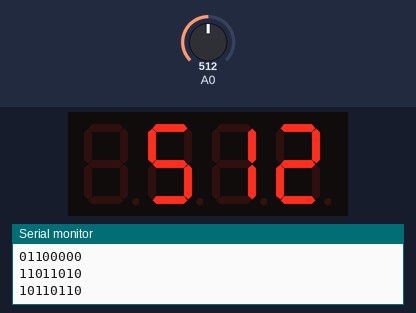
Simulated run of this sketch. Board: Arduino Uno, built with avr-gcc and run on an emulated ATmega328P. Shown: 4-digit seven-segment display, the last lines printed to the serial monitor. Wiring (inferred from the names in the program): 4-digit 7-segment display, segments lit when LOW: segments pin 6, pin 7, pin 8, pin 9, pin 10, pin 11, pin 12, pin 13; digit selects pin 2, pin 3, pin 4, pin 5. The test bench sets the inputs (shaded band); at power-on: A0 = 512. The segment pins are drawn as the display they are named for.

Above: at 1.2 s.
1.3 s: A0 set to 1023
At 1.39 s:
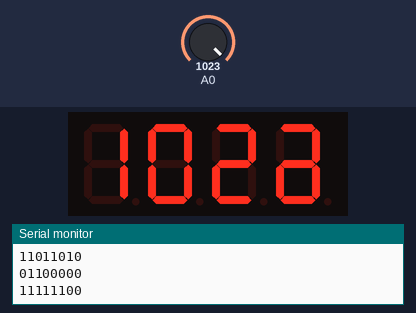
2.9 s: A0 set to 989
At 3.6 s:
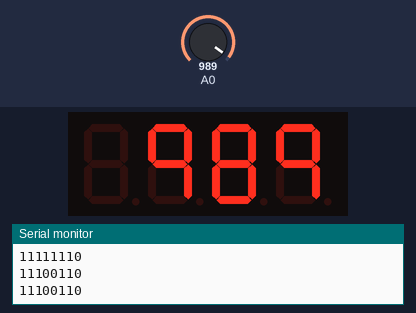
4.5 s: A0 set to 716
At 5.9 s:
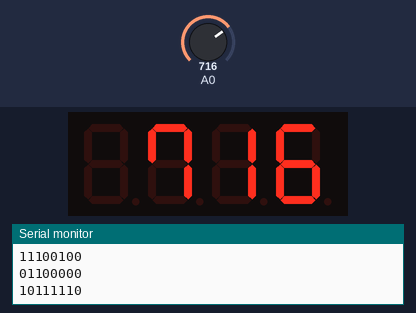
Timing chart, 0 to 7.5 s (numbered marks = the images above; inputs shaded):
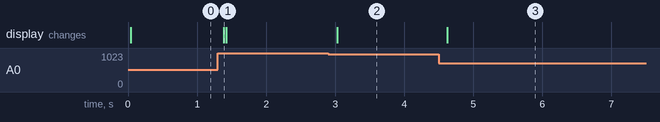

Measured:
- after the input at 1.3 s, the display: changes after 0.08 s (image 1)
- after the input at 2.9 s, the display: changes after 0.13 s (image 2)
- after the input at 4.5 s, the display: changes after 0.12 s (image 3)

The sketch:

segment7.ino
```cpp
// 7세그먼트 연결방법
//12 2
//9  3
//8  4
//6  5
//11 a r 6
//7 b r 7
//4 c r 8
//2 d r 9
//1 e r 10
//10 f r 11
//5 g r 12
//3 dp r 13

//0~9까지의 숫자 표현
byte pattern[] = {
   0xFC, // 1111 1100 숫자 0
   0x60, // 0110 0000 숫자 1
   0xDA, // 숫자 2
   0xF2, // 숫자 3
   0x66, // 숫자 4
   0xB6, // 숫자 5
   0xBE, // 숫자 6
   0xE4, // 숫자 7
   0xFE, // 숫자 8
   0xE6  // 숫자 9
   };

int digit_select_pin[] = {2,3,4,5}; //자리수 선택 핀
// 7세그먼틑 모듈 연결 핀 a,b,c,d,e,f,g,dp 순서
int segment_pin[] = {6,7,8,9,10,11,12,13};

unsigned long time_previous, time_current;
int minutes = 0, seconds = 0;

void setup() {
  Serial.begin(9600);
  for(int i =0; i<4; i++){ //자리수 선택 핀 출력으로 설정
    pinMode(digit_select_pin[i],OUTPUT);
  }

  for(int i =0; i<8; i++){ //세그먼트 제어 핀 출력으로 설정
    pinMode(segment_pin[i],OUTPUT);
  }
  time_previous = millis();
}

void loop() {
  int reading = analogRead(A0); //가변저항 값을 읽어서 변수에 저장
  //Serial.println(reading);
  show_4_digit(reading);

//  time_current = millis();
//
//  //1초 경과
//  if(time_current - time_previous >= 1000) {
//    time_previous = time_current;
//    seconds++; // 1초 증가
//
//    // 60초가 되면 분 증가
//    if(seconds == 60) {
//      seconds = 0;
//      minutes++;
//    }
//
//    // 60분이 되면 0으로 되돌림
//    if(minutes == 60) minutes = 0;
//  }
//  //시간 표시를 위해 4자리 숫자로 만듦
//  show_4_digit(minutes * 100 + seconds);
}

//해당 자리에 숫자 하나를 표시하는 함수
void show_digit(int pos, int number){ //위치, 수수자
  for(int i = 0; i<4; i++){
    if(i+1 == pos) {
      digitalWrite(digit_select_pin[i], HIGH);
    } else {
      digitalWrite(digit_select_pin[i], LOW);
    }
  }

  for(int i=0; i<8; i++){
    boolean on_off = bitRead(pattern[number], 7-i);
    Serial.print(on_off);
    digitalWrite(segment_pin[i], !on_off);
  }
  Serial.println();
}

//4자리 7세그먼트 표시 장치에 4자리 숫자를 표시하는 함수
void show_4_digit(int number4){
  int number = number4;
  number = number %10000; // 4자리 제한

  //천의 자리
  int thousands = number /1000;
  number = number%1000;

  //백의 자리
  int hundreads = number / 100;
  number = number%100;

  //십의 자리
  int tens = number/10;
  //일의 자리
  int ones = number % 10;

  if(number4 > 999)
    show_digit(1, thousands);
  delay(5);
  if(number4 > 99)
    show_digit(2, hundreads);
  delay(5);
  if(number4 > 9)
    show_digit(3, tens);
  delay(5);
  show_digit(4, ones);
  delay(5);
}
```
